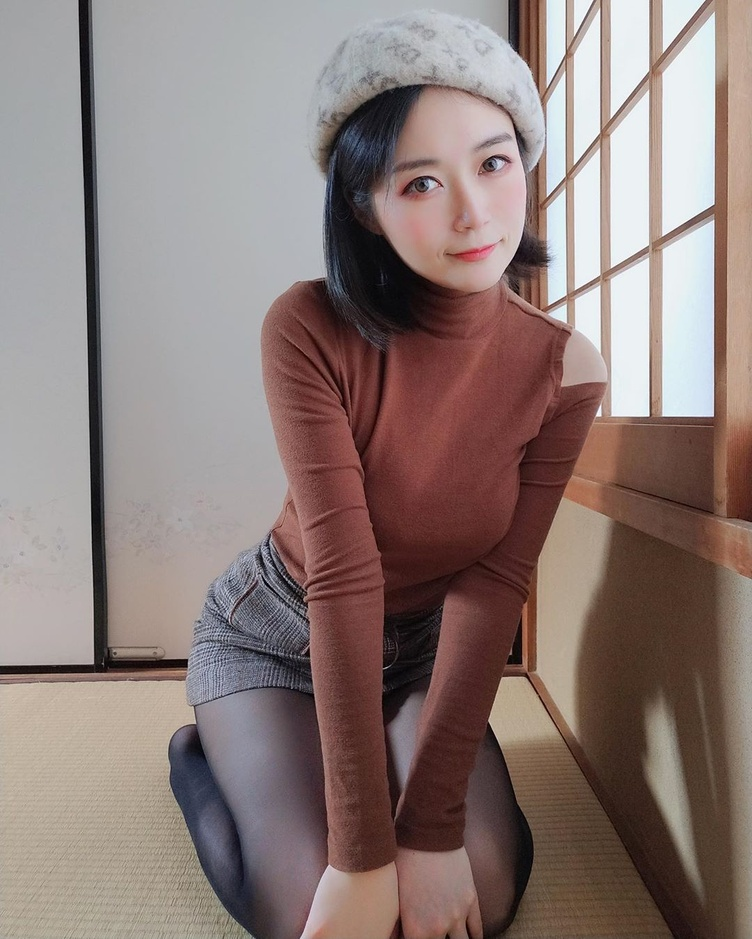
#> input picture pic/74940708_597084071101468_1743623235751749021_n.jpg, 752 x 939 px, shrunk from 1080 x 1349 before the run, found by its file name
$ python '10绘制直线.py'
#> lines starting #> are read from the running program, lines starting #| are printed output that depends on the picture
from PIL import Image, ImageDraw

pic_1 = Image.open(r"./pic/74940708_597084071101468_1743623235751749021_n.jpg")
#> pic_1 is the input picture: PIL image 752x939 RGB; mean R, G, B 140, 123.5, 119.8
w, h = pic_1.size
#> w = 752; h = 939
pic_draw = ImageDraw.Draw(pic_1)
pic_draw.line((0, 0, w, h), fill="red", width=7)
pic_draw.line((0, h, w, 0), fill="red", width=7)

pic_1.show()
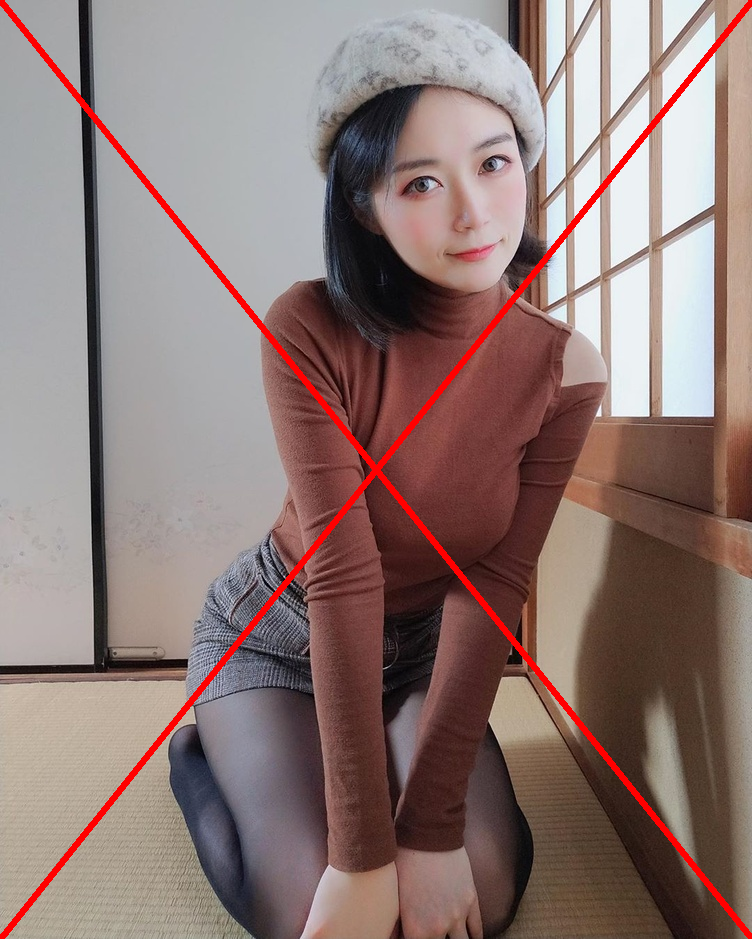
#> shown: PIL image 752x939 RGB; mean R, G, B 142.5, 121, 117.3

$ run again, with pic/75516679_1427173930789067_1140612652205896611_n.jpg copied over pic/74940708_597084071101468_1743623235751749021_n.jpg
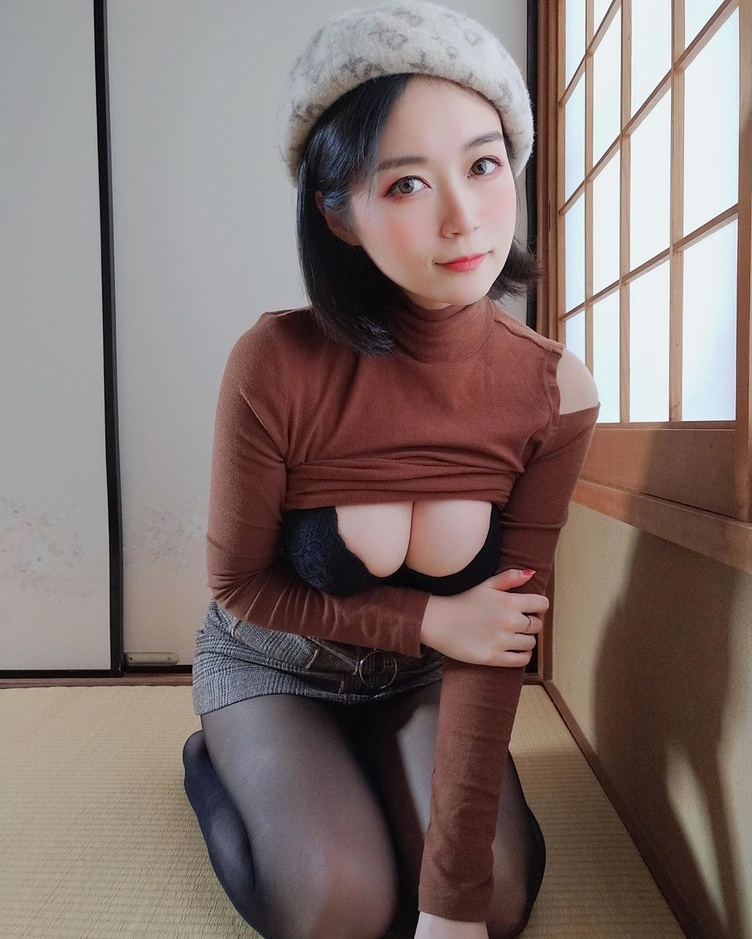
#> input picture pic/75516679_1427173930789067_1140612652205896611_n.jpg, 752 x 939 px, shrunk from 1080 x 1349 before the run, found by its file name
#> pic_1 is the input picture: PIL image 752x939 RGB; mean R, G, B 130.5, 115.2, 111.6
#> `pic_1.show()`:
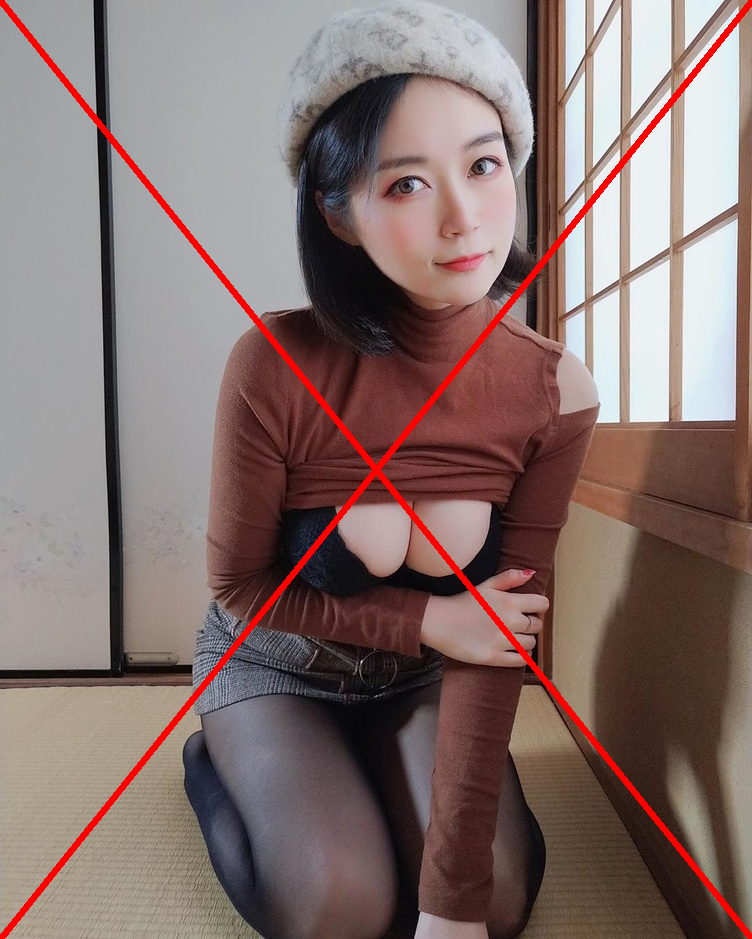
#> shown: PIL image 752x939 RGB; mean R, G, B 133.1, 112.7, 109.2

$ run again, with pic/79385082_757362084730951_437985903676532002_n.jpg copied over pic/74940708_597084071101468_1743623235751749021_n.jpg
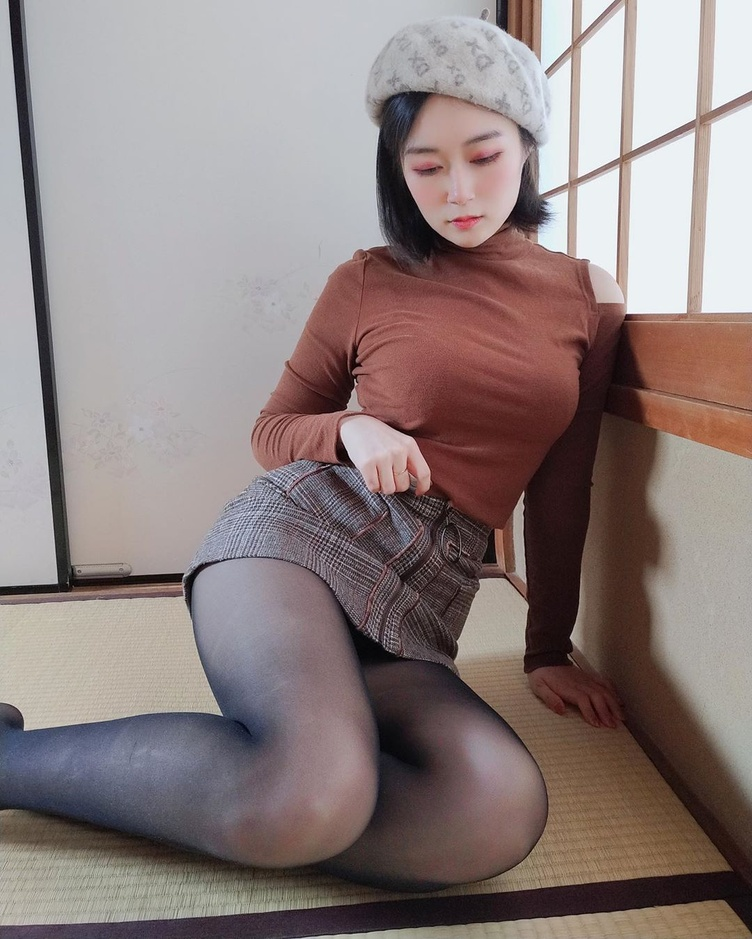
#> input picture pic/79385082_757362084730951_437985903676532002_n.jpg, 752 x 939 px, shrunk from 1080 x 1349 before the run, found by its file name
#> pic_1 is the input picture: PIL image 752x939 RGB; mean R, G, B 141.2, 127.7, 126.4
#> `pic_1.show()`:
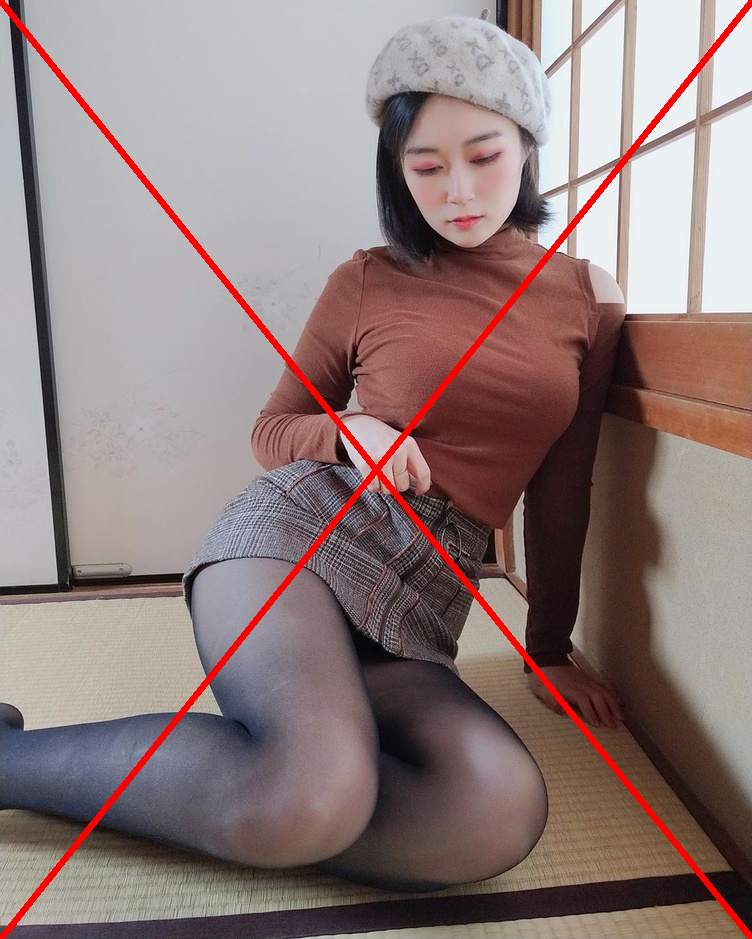
#> shown: PIL image 752x939 RGB; mean R, G, B 143.5, 124.9, 123.6

$ run again, with pic/79389892_435991537306855_4654714787331432262_n.jpg copied over pic/74940708_597084071101468_1743623235751749021_n.jpg
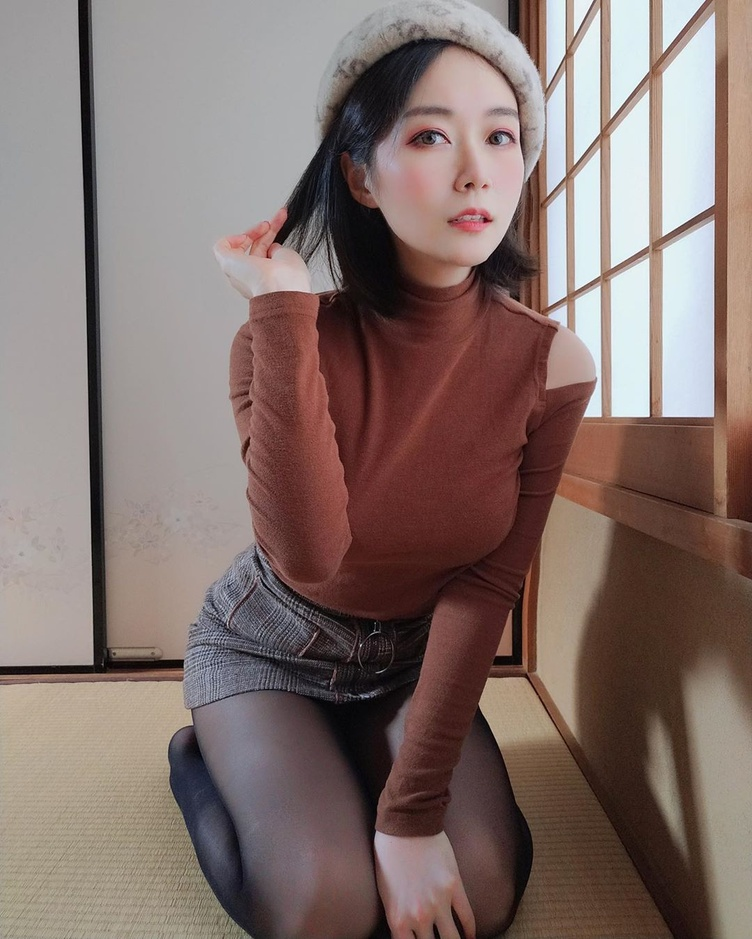
#> input picture pic/79389892_435991537306855_4654714787331432262_n.jpg, 752 x 939 px, shrunk from 1080 x 1349 before the run, found by its file name
#> pic_1 is the input picture: PIL image 752x939 RGB; mean R, G, B 130.9, 113.2, 108.5
#> `pic_1.show()`:
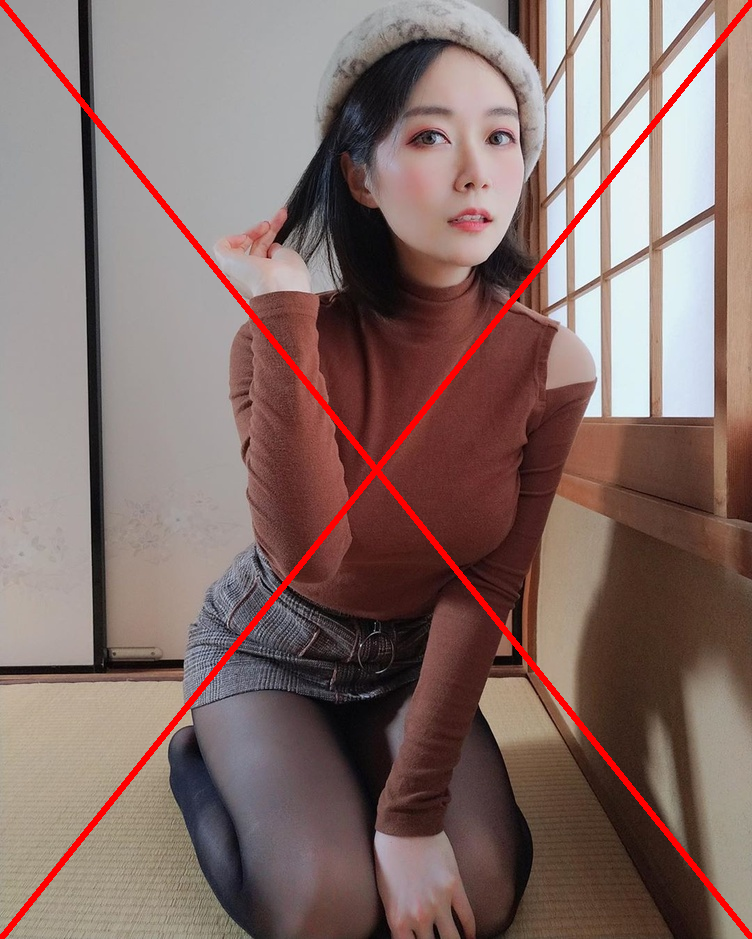
#> shown: PIL image 752x939 RGB; mean R, G, B 133.6, 110.8, 106.2
